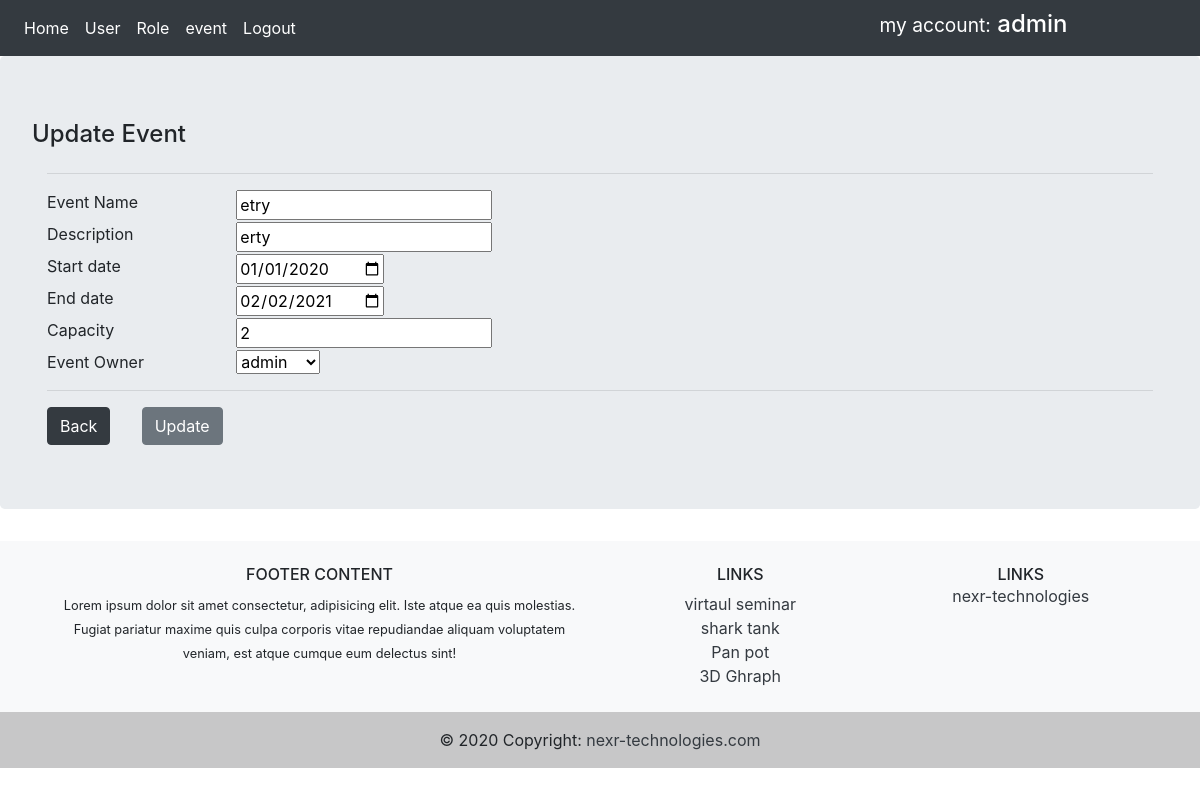
The page /event/1/update (signed in) on the database as committed earlier.
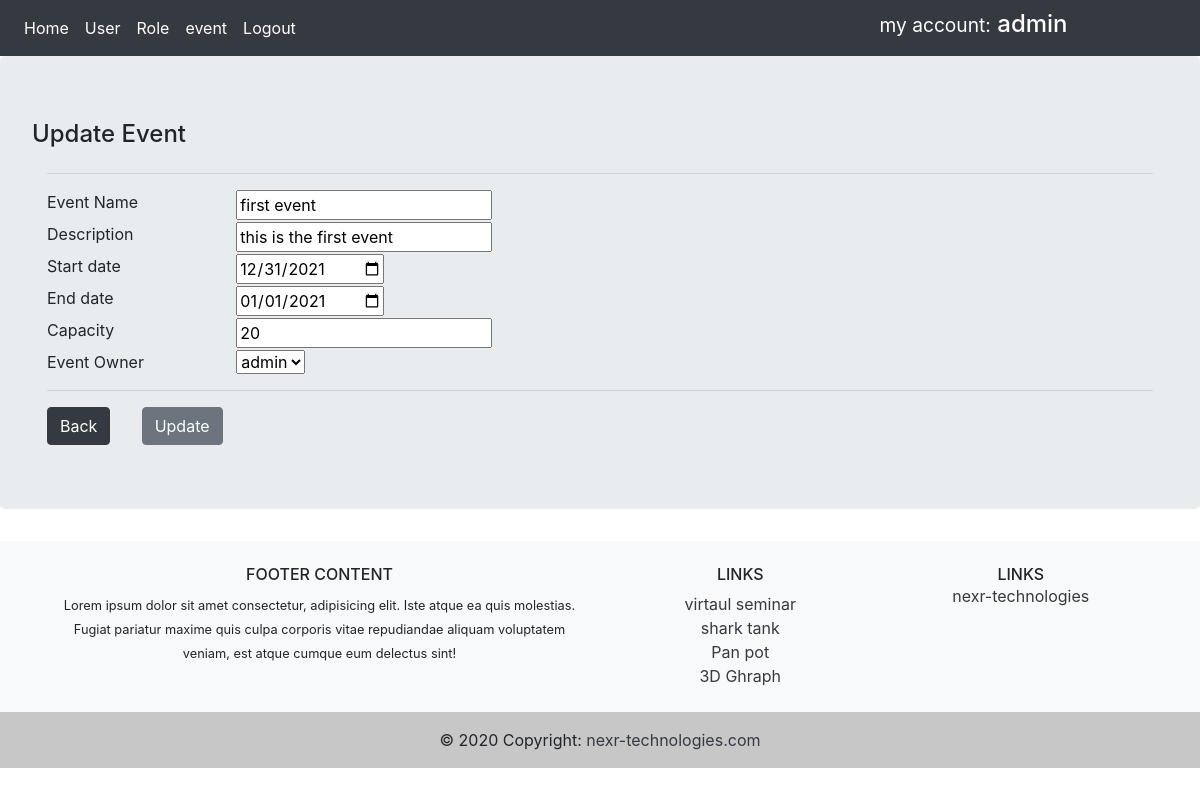
The same page on the database as committed later.
### app/models.py (models this page shows, shortened)
class Event(db.Model):
    id = db.Column(db.Integer, primary_key=True)
    name = db.Column(db.String(120), nullable=False)
    description = db.Column(db.String(120), nullable=False)
    startdate = db.Column(db.DateTime, nullable=False,
                          default=datetime.datetime.now)
    enddate = db.Column(db.DateTime, nullable=False,
                        default=datetime.datetime.now)
    capacity = db.Column(db.Integer, nullable=True)
    user_id = db.Column(db.Integer, db.ForeignKey('user.id'), nullable=False)
    participants = db.relationship(
        'Participant', backref='eventParticipant', lazy=True)

### app/routes.py (the view)
@app.route('/event/<int:event_id>/update', methods=['GET', 'POST'])
@login_required
def update(event_id):
    Access = checkAccess()
    event = Event.query.get_or_404(event_id)
    print(event.user_id)
    form = CreateEventForm()
    print('form.users.data', form.users.data)
    if request.method == 'POST':
        event.name = form.name.data
        event.description = form.description.data
        event.startdate = form.startdate.data
        event.enddate = form.enddate.data
        event.capacity = form.capacity.data
        event.user_id = form.users.data
        db.session.commit()
        flash('event updated', 'info')
        return redirect(url_for('eventdetail', event_id=event.id))
    elif request.method == 'GET':
        user = User.query.all()
        form.users.choices = [(users.id, users.username)
                              for users in User.query.all()]
        form.users.default = event.user_id
        form.process()
        form.name.data = event.name
        form.description.data = event.description
        form.event_id.data = event.id
        form.startdate.data = event.startdate
        form.enddate.data = event.enddate
        form.capacity.data = event.capacity
        return render_template('update.html', form=form, Access=Access)

### app/forms.py (shortened to what this page needs)
class CreateEventForm(FlaskForm):
    event_id = StringField('event ID ', validators=[DataRequired()])
    name = StringField('Event Name', validators=[DataRequired()])
    description = StringField('Description', validators=[DataRequired()])
    startdate = DateField('Start date', format='%Y-%m-%d')
    enddate = DateField('End date', format='%Y-%m-%d')
    capacity = IntegerField('Capacity', validators=[DataRequired()])
    event_owner = StringField('Event Owner')
    users = SelectField('Users')

### app/models.py (called while the page is built)
@login_manager.user_loader
def load_user(user_id):
    return User.query.get(int(user_id))

### app/routes.py (called while the page is built)
def checkAccess():
    Access = False
    user = Role.query.filter_by(rolename_id=2, user_id=current_user.id).first()
    if user or current_user.is_authenticated or current_user.username == 'admin':
        Access = True
    return Access

### app/templates/update.html (shortened to what this page needs)
{% extends 'base.html' %}
{% block content %}
<div class="container">
    <div class="row">
        <div>
            <h4> Update Event</h4>
        </div>
    </div>
    <hr />
    <form method="post" action="">
        <div class="row">
            <div class="col-2">
                {{ form.name.label }}
            </div>
            <div class="col-4">
                {{ form.name }}
            </div>
        </div>
        <div class="row">
            <div class="col-2">
                {{ form.description.label }}
            </div>
            <div class="col-4">
                {{ form.description }}
            </div>
        </div>
        <div class="row">
            <div class="col-2">
                {{ form.startdate.label }}
            </div>
            <div class="col-4">
                {{ form.startdate }}
            </div>
        </div>
        <div class="row">
            <div class="col-2">
                {{ form.enddate.label}}
            </div>
            <div class="col-4">
                {{ form.enddate }}
            </div>
        </div>
        <div class="row">
            <div class="col-2">
                {{ form.capacity.label }}
            </div>
            <div class="col-4">
                {{ form.capacity }}
            </div>
        </div>
        <div class="row">
            <div class="col-2">
                Event Owner
            </div>
            <div class="col-4">
              {{ form.users }}
            </div>
        </div>
        <hr />
        <div class="row">
            <div class="col-1">
                <a href="{{ url_for('eventdetail', event_id=form.event_id.data) }}" class="btn btn-dark"> Back </a>
            </div>
            {% if  Access %}
            <div class="col-1">
                <input type="submit" value="Update" class="btn btn-secondary">
            </div>
            {% endif %}
        </div>
    </form>
</div>
{% endblock %}

Rows that differ between the two databases and show on the page:
changed Event: name "etry" → "first event"; description "erty" → "this is the first event"; startdate "01/01/2020" → "12/31/2021"; enddate "02/02/2021" → "01/01/2021"; capacity "2" → "20"
